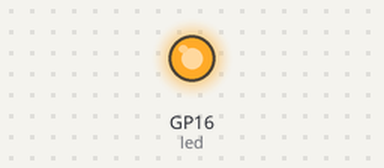
The program below on a simulated Raspberry Pi Pico running MicroPython. Parts: output pins drawn as LEDs (lit = HIGH). What the program prints to the serial console is not drawn. At 13.2 s the program stops and its outputs stay as they are.

Above: at 0.15 s.
At 13.0 s:
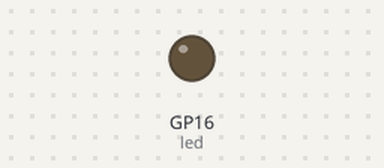
Timing chart, 0 to 14.5 s (numbered marks = the images above):
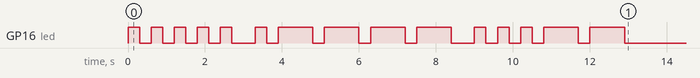

Measured:
- by itself, GP16 (led): LOW → HIGH at 0.00 s, → LOW 0.30 s later, → HIGH 0.30 s later, → LOW 0.30 s later, … (30 changes in this stretch)

The program:

main.py
```python
from machine import Pin
import utime


CODE_TO_MORSE = {'0': '-----', '1': '.----', '2': '..---', '3': '...--',
                '4': '....-', '5': '.....', '6': '-....', '7': '--...',
                '8': '---..', '9': '----.'}

def code_to_morse(message):
    morse = []
    for num in message:
        if num in CODE_TO_MORSE:
            morse.append(CODE_TO_MORSE[num])
    return " ".join(morse)

def morse_to_led(morse):
    led = Pin(16, Pin.OUT)
    for sig in morse:
        if sig == ".":
            led.toggle()
            utime.sleep(0.3)
            led.toggle()
            utime.sleep(0.3)
        if sig == "-":
            led.toggle()
            utime.sleep(0.9)
            led.toggle()
            utime.sleep(0.3)
        if sig == " ":
            utime.sleep(0.3)

def main ():
    lock_code = "513"
    morse = code_to_morse(lock_code)
    print(morse)
    morse_to_led(morse)

if __name__ == "__main__":
    main()
```
